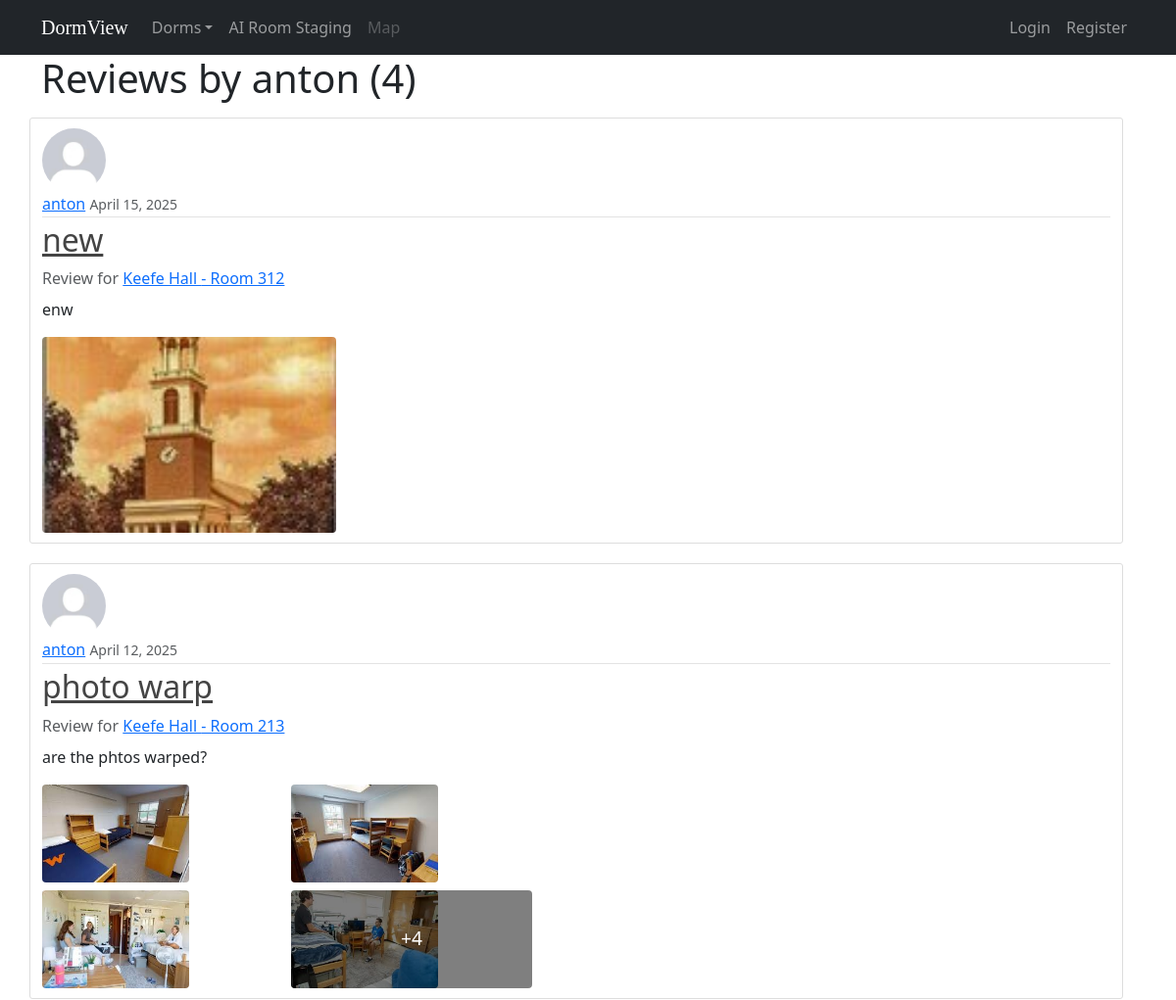
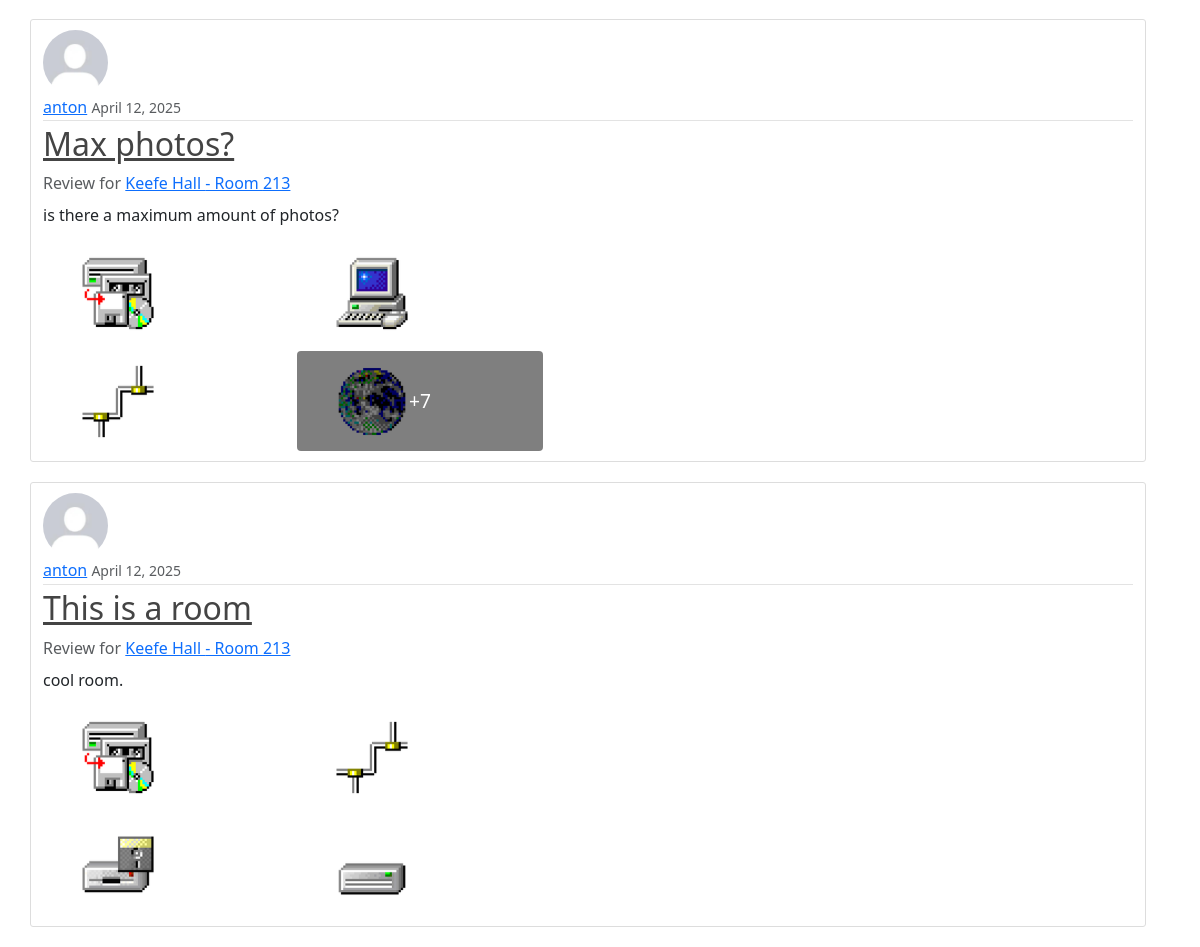
Screenshot of /user/anton/ with the database file from the repository (2 pictures, top to bottom).
### review/models.py (models this page shows, shortened)
class Post(models.Model):
    title = models.CharField(max_length=100)
    content = models.TextField()
    date_posted = models.DateTimeField(default=timezone.now)
    author = models.ForeignKey(User, on_delete=models.CASCADE)
    room = models.ForeignKey(Room, on_delete=models.CASCADE, related_name='reviews', null=True)
    liked = models.BooleanField(default=False)  # Added like feature

class Room(models.Model):
    dorm = models.ForeignKey(Dorm, on_delete=models.CASCADE, related_name='rooms')
    room_number = models.CharField(max_length=20)
    slug = models.SlugField(max_length=100, blank=True)
    floor = models.PositiveIntegerField()
    description = models.TextField()
    image = models.ImageField(upload_to='room_images', blank=True, null=True)
    class Meta:
        unique_together = ['dorm', 'room_number', 'slug']  # Ensure room numbers are unique within a dorm

class Dorm(models.Model):
    name = models.CharField(max_length=100)
    slug = models.SlugField(max_length=100, unique=True, blank=True)
    description = models.TextField()
    image = models.ImageField(upload_to='dorm_images', blank=True, null=True)

class PostImage(models.Model):
    post = models.ForeignKey(Post, related_name='images', on_delete=models.CASCADE)
    image = models.ImageField(upload_to='post_images')
    caption = models.CharField(max_length=100, blank=True, null=True)

### users/models.py (models this page shows, shortened)
class Profile(models.Model):
    user = models.OneToOneField(User, on_delete=models.CASCADE)
    image = models.ImageField(default='default.jpg', upload_to='profile_pics')
    assigned_room = models.ForeignKey(Room, on_delete=models.SET_NULL, null=True, blank=True,
                                      related_name='assigned_students')
    _original_assigned_room = None
    def __init__(self, *args, **kwargs):
        super().__init__(*args, **kwargs)
        self._original_assigned_room = self.assigned_room

### review/views.py (the view)
# urls.py: path('user/<str:username>/', UserPostListView.as_view(), name='user-posts'),
class UserPostListView(ListView):
    model = Post
    template_name = 'review/user_posts.html'
    context_object_name = 'reviews'
    paginate_by = 5
    def get_queryset(self):
        user = get_object_or_404(User, username=self.kwargs.get('username'))
        return Post.objects.filter(author=user).order_by('-date_posted')

### review/templates/review/user_posts.html (shortened to what this page needs)
{% extends 'review/base.html' %}
{% block content %}
    <h1 class="mb-3">Reviews by {{ request.resolver_match.kwargs.username }} ({{ page_obj.paginator.count }})</h1>
    {% for review in reviews %}
        <article class="media content-section">
            <img class="rounded-circle article-img" src="{{ review.author.profile.image.url }}">
            <div class="media-body">
                <div class="article-metadata">
                    <a class="mr-2" href="{% url 'user-posts' review.author.username %}">{{ review.author }}</a>
                    <small class="text-muted">{{ review.date_posted|date:"F d, Y" }}</small>
                    {% if review.liked %}
                        <span class="badge badge-success ml-2" style="padding: 5px 10px; font-size: 14px;">Liked this room</span>
                    {% endif %}
                </div>
                <h2><a class="article-title" href="{% url 'post-detail' review.id %}">{{ review.title }}</a></h2>
                {% if review.room %}
                    <p class="text-muted mb-2">Review for <a
                            href="{% url 'room-detail' review.room.dorm.slug review.room.slug %}">{{ review.room.dorm.name }}
                        - Room {{ review.room.room_number }}</a></p>
                {% endif %}
                <p class="article-content">{{ review.content }}</p>
                {% if review.images.count > 0 %}
                    <div class="post-image-gallery">
                        {% if review.images.count == 1 %}
                            <a href="{% url 'post-detail' review.id %}">
                                <img src="{{ review.images.first.image.url }}" class="single-post-image"
                                     alt="Post Image">
                            </a>
                        {% else %}
                            <div class="post-image-grid">
                                {% for image in review.images.all|slice:":4" %}
                                    <div class="post-image-container">
                                        <a href="{% url 'post-detail' review.id %}">
                                            <img src="{{ image.image.url }}" class="post-gallery-image"
                                                 alt="Post Image">
                                            {% if forloop.counter == 4 and review.images.count > 4 %}
                                                <div class="image-overlay">
                                                    <span>+{{ review.images.count|add:"-4" }}</span>
                                                </div>
                                            {% endif %}
                                        </a>
                                    </div>
                                {% endfor %}
                            </div>
                        {% endif %}
                    </div>
                {% endif %}
            </div>
        </article>
    {% endfor %}
{% endblock content %}

### review/static/review/main.css (style rules this page uses)
body { background: #fafafa; color: #333333; margin-top: 5rem; }
h1, h2, h3, h4, h5, h6 { color: #444444; }
.content-section { background: #ffffff; padding: 10px 20px; border: 1px solid #dddddd; border-radius: 3px; margin-bottom: 20px; }
.article-title { color: #444444; }
.article-content { white-space: pre-line; }
.article-img { height: 65px; width: 65px; margin-right: 16px; }
.article-metadata { padding-bottom: 1px; margin-bottom: 4px; border-bottom: 1px solid #e3e3e3 }
.post-image-gallery { margin-top: 15px; max-width: 500px; }
.single-post-image { width: 300px; height: 200px; object-fit: cover; border-radius: 4px; display: block; }
.post-image-grid { display: grid; grid-template-columns: repeat(2, 1fr); grid-gap: 8px; }
.post-image-container { position: relative; }
.post-gallery-image { width: 150px; height: 100px; object-fit: cover; border-radius: 4px; display: block; }
.image-overlay { position: absolute; top: 0; left: 0; width: 100%; height: 100%; background-color: rgba(0, 0, 0, 0.5); display: flex; justify-content: center; align-items: center; color: white; font-size: 1.2rem; border-radius: 4px; }

### review/static/review/main_style.css (style rules this page uses)
body { font-family: mona_font;; }

### rows the page displays
Post: author.profile.image (placeholder picture), author "anton", date_posted "April 15, 2025", title "new", room.dorm.name "Keefe Hall", room.room_number "312", content "enw", images.first.image (picture)
Post: author.profile.image (placeholder picture), author "anton", date_posted "April 12, 2025", title "photo warp", room.dorm.name "Keefe Hall", room.room_number "213", content "are the phtos warped?", images.count|add "4"
PostImage: image (picture)
PostImage: image (picture)
PostImage: image (picture)
PostImage: image (picture)
Post: author.profile.image (placeholder picture), author "anton", date_posted "April 12, 2025", title "Max photos?", room.dorm.name "Keefe Hall", room.room_number "213", content "is there a maximum amount of photos?", images.count|add "7"
PostImage: image (picture)
PostImage: image (picture)
PostImage: image (picture)
PostImage: image (picture)
Post: author.profile.image (placeholder picture), author "anton", date_posted "April 12, 2025", title "This is a room", room.dorm.name "Keefe Hall", room.room_number "213", content "cool room."
PostImage: image (picture)
PostImage: image (picture)
PostImage: image (picture)
PostImage: image (picture)

### other values shown
{{ request.resolver_match.kwargs.username }} "anton"
{{ page_obj.paginator.count }} "4"
